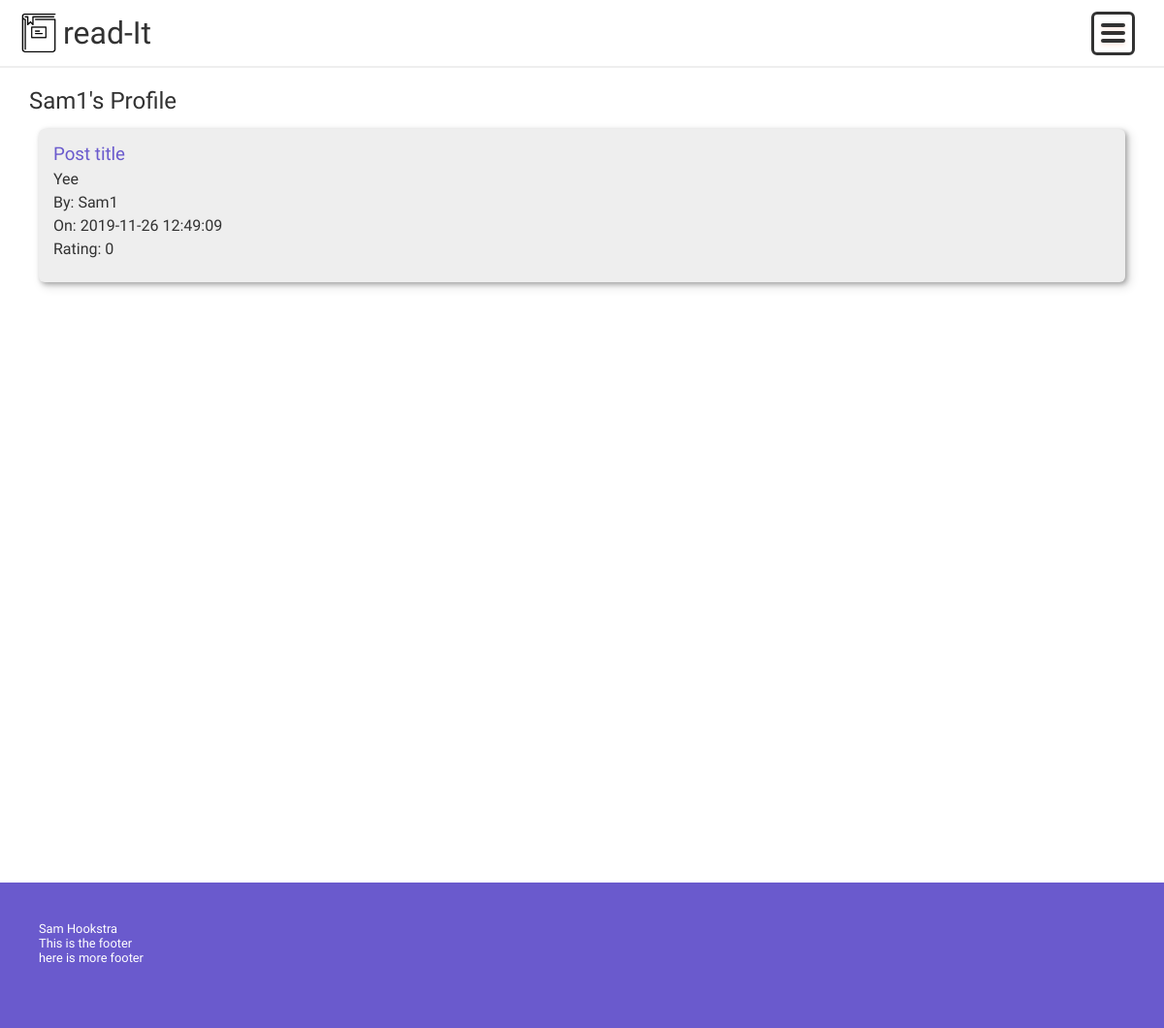
The app's page /index.php?action=viewUser&userID=36, older data.
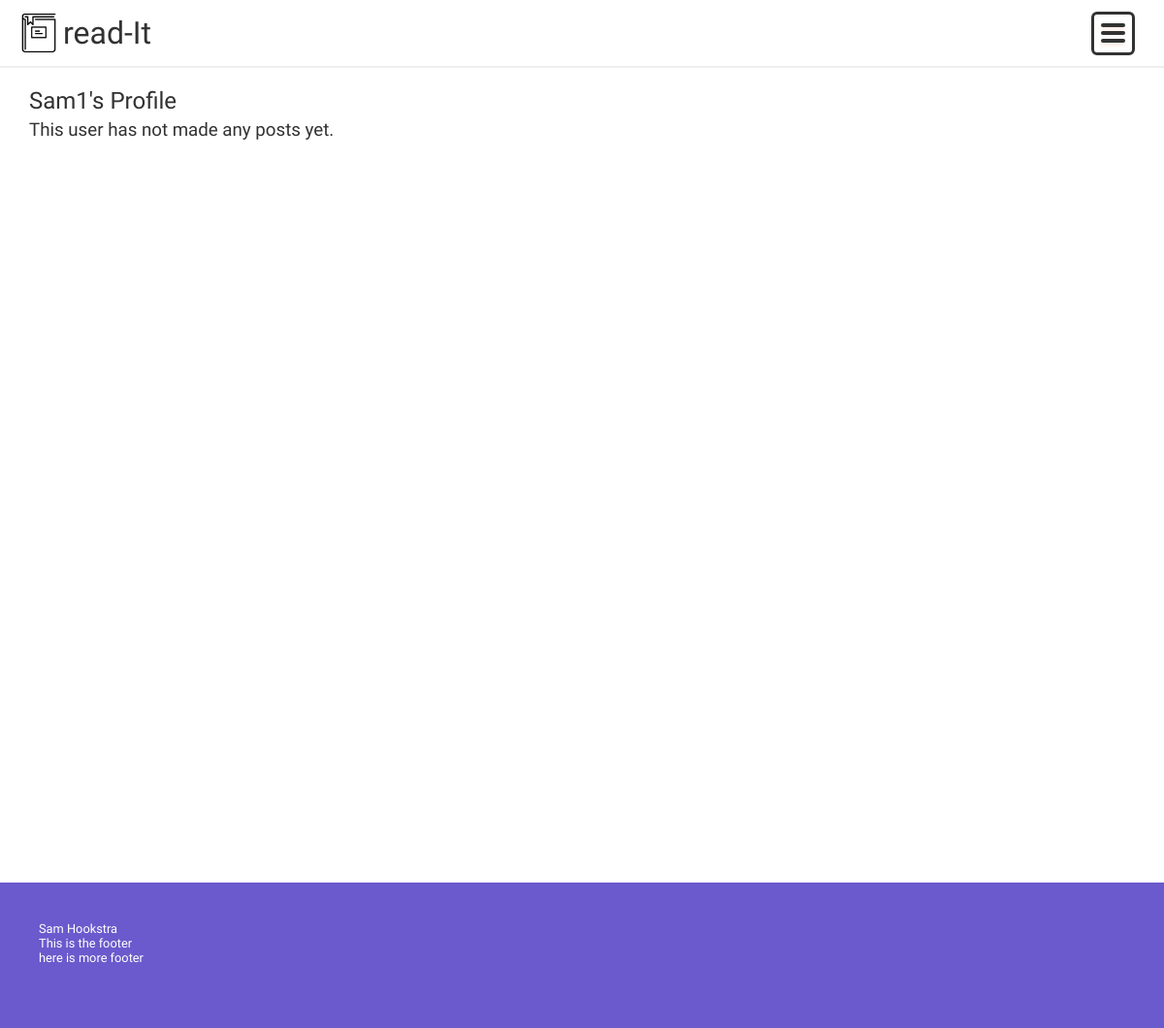
The same page, newer data.
### tables this page shows
CREATE TABLE `users` (
  `userID` int(11) NOT NULL,
  `username` varchar(32) NOT NULL,
  `email` varchar(64) NOT NULL,
  `password` varchar(128) NOT NULL
);

CREATE TABLE `posts` (
  `postID` int(11) NOT NULL,
  `subredditID` int(11) NOT NULL,
  `userID` int(11) NOT NULL,
  `postTitle` varchar(64) NOT NULL,
  `postContent` varchar(1500) NOT NULL,
  `postTime` datetime NOT NULL DEFAULT CURRENT_TIMESTAMP,
  `rating` int(11) NOT NULL DEFAULT '0'
);

### models/userDA.php (called while the page is built, shortened)
<?php
require_once('models/database.php');
require_once('models/user.php');
class userDA
{
    public static function get_all()
    {
        $db = Database::getDB();
        $queryUsers = 'SELECT * FROM users';
        $statement = $db->prepare($queryUsers);
        $statement->execute();
        $rows = $statement->fetchAll();
        foreach ($rows as $value) {
            $user = new user($value['userID'], $value['username'], $value['email'], $value['password']);
            $users[] = $user;
        }
        return $users;
    }
    public static function getUserByID($userID)
    {
        $db = Database::getDB();
        $queryUser = 'SELECT * FROM users where userID = :userID';
        $statement = $db->prepare($queryUser);
        $statement->bindValue(':userID', $userID);
        $statement->execute();
        $rows = $statement->fetchAll();
        foreach ($rows as $value) {
            $user = new user($value['userID'], $value['username'], $value['email'], $value['password']);
        }
        return $user;
    }
}

### models/user.php (called while the page is built, shortened)
<?php
class user
{
    private $userID, $username, $email, $password;
    public function __construct($userID, $username, $email, $password)
    {
        $this->username = $username;
    }
    public function getUsername()
    {
        return $this->username;
    }
}

### models/posts/postDA.php (called while the page is built, shortened)
<?php
require_once 'models/posts/post.php';
class postDA
{
    public static function get_post_by_userID($userID)
    {
        $db = Database::getDB();
        $queryPosts = 'SELECT * FROM posts WHERE userID = :userID';
        $statement = $db->prepare($queryPosts);
        $statement->bindValue(':userID', $userID);
        $statement->execute();
        $rows = $statement->fetchAll();
        $posts = [];
        foreach ($rows as $value) {
            $post = new post($value['postID'], $value['subredditID'], $value['userID'], $value['postTitle'], $value['postContent'], $value['postTime'], $value['rating']);
            array_push($posts, $post);
        }
        return $posts;
    }
}

### models/posts/post.php (called while the page is built, shortened)
<?php
class post
{
    private $postID, $subredditID, $userID, $postTitle, $postContent, $postTime, $rating;
    public function __construct($postID, $subredditID, $userID, $postTitle, $postContent, $postTime, $rating)
    {
        $this->postID = $postID;
        $this->postTitle = $postTitle;
        $this->postContent = $postContent;
        $this->postTime = $postTime;
        $this->rating = $rating;
    }
    public function getPostID()
    {
        return $this->postID;
    }
    public function getPostTitle()
    {
        return $this->postTitle;
    }
    public function getPostContent()
    {
        return $this->postContent;
    }
    public function getPostTime()
    {
        return $this->postTime;
    }
    public function getRating()
    {
        return $this->rating;
    }
}

### index.php (shortened to what this page needs)
<?php
require_once 'models/userDA.php';
require_once 'models/posts/postDA.php';
require_once 'models/user.php';
$action = filter_input(INPUT_POST, 'action');
if ($action === null) {
    $action = filter_input(INPUT_GET, 'action');
}
$_SESSION['users'] = userDA::get_all();
switch ($action) {
    case 'viewUser':
        $userToView = userDA::getUserByID($_GET['userID']);
        $posts = postDA::get_post_by_userID($userToView->getUserID());
        include('views/viewUser.php');
        die();
        break;
}

### views/viewUser.php (shortened to what this page needs)
<!DOCTYPE html>
<html lang="en">
<?php include_once("views/components/header.php"); ?>
<body>
    <?php include_once("views/components/nav.php"); ?>
    <div class="container">
        <div class="container-main">
            <?php echo '<h2>' . htmlspecialchars($userToView->getUsername()) . '\'s Profile</h1>'; ?>
            <?php if (empty($posts)) { ?>
                <h3>This user has not made any posts yet.</h3>
            <?php } else { ?>
                <div class="posts">
                    <?php foreach ($posts as $post) : ?>
                        <div class="post">
                            <div class="post-content">
                                <h3>
                                    <a href="subredditController.php?action=viewPost&amp;postID=<?php echo $post->getPostID(); ?>">
                                        <?php echo htmlspecialchars($post->getPostTitle()) ?>
                                    </a>
                                </h3>
                                <p><?php echo htmlspecialchars($post->getPostContent()) ?></p>
                                <p><?php echo 'By: ' . htmlspecialchars(userDA::getUserByID($post->getUserID())->getUsername()) ?></p>
                                <p><?php echo 'On: ' . htmlspecialchars($post->getPostTime()) ?></p>
                                <p><?php echo 'Rating: ' . htmlspecialchars($post->getRating()); ?></p>
                            </div>
                        </div>
                    <?php endforeach ?>
                </div>
            <?php } ?>
        </div>
    </div>
    <div class="footer">
        <p>Sam Hookstra</p>
        <p>This is the footer</p>
        <p>here is more footer</p>
    </div>
</body>
</html>

### views/components/header.php (shortened to what this page needs)
<head>
    <link rel="stylesheet" href="css/styling.css" />
</head>

### views/components/nav.php (shortened to what this page needs)
<nav>
    <div class="username">
        <img src=" images/book.png" alt="book" height="40" class="logo" />
        <a href="index.php?action=home">
            <h1>
                read-It
            </h1>
        </a>
    </div>
    <div class="hamburger" onclick="openSidebar()">
        <span class=" hamburger-button"></span>
    </div>
</nav>

### css/styling.css (style rules this page uses)
*, *:before, *:after { box-sizing: inherit; }
* { margin: 0; padding: 0; font-weight: normal; font-family: "Arimo", Arial, Helvetica, sans-serif; text-decoration: none; outline: none; }
body { height: 100%; }
html { box-sizing: border-box; }
nav { display: flex; align-items: center; width: 100%; padding: 5px 20px; justify-content: space-between; border-bottom: 2px solid #eee; margin-bottom: 20px; }
nav a { color: white; }
.username { display: flex; align-items: center; justify-content: center; font-weight: bold; }
.username h1 { color: rgb(50, 50, 50); font-size: 2em; }
.container { display: flex; width: 95%; margin: 0 auto; min-height: 100vh; justify-content: space-between; margin-bottom: 20px; }
.container-main p, h1, h2, h3, h4 { margin: 10px 0; }
.container-main { flex: 4; margin: 0 10px; border-radius: 8px; color: rgb(50, 50, 50); height: 100%; }
.footer { padding: 40px; height: 150px; width: 100%; background-color: slateblue; color: white; font-size: 0.8em; }
.logo { margin-right: 5px; }
.post-content p, h2, h3 { padding: 0; margin: 0; margin-bottom: 5px; }
.hamburger { border: 3px solid rgb(50, 50, 50); width: 45px; height: 45px; position: relative; display: flex; justify-content: center; align-items: center; cursor: pointer; border-radius: 6px; padding: 0; margin-right: 10px; display: none; }
.hamburger-button { width: 25px; height: 4px; background-color: rgb(50, 50, 50); border-radius: 6px; transition: all 0.5s; }
.hamburger-button::before, .hamburger-button::after { content: ""; position: absolute; height: 4px; width: 25px; background-color: rgb(50, 50, 50); border-radius: 6px; box-shadow: 0 2px 5px rgba(255, 101, 47, 0.2); }
.hamburger-button::before { transform: translateY(-8px); }
.hamburger-button::after { transform: translateY(8px); }
@media only screen and (max-width: 1200px) { .container { padding: 0; } }
@media only screen and (max-width: 1200px) { .container-main { flex: 1; width: 100%; margin: 0; padding: 0; } }
@media only screen and (max-width: 1200px) { .hamburger { display: inline-flex; } }
@media only screen and (max-width: 1200px) { .container-sidebar p, h1, h2 { color: rgb(50, 50, 50); } }
.posts { margin: 0 10px 10px 10px; }
.post { margin: 15px 0 10px 0; background-color: #eee; padding: 15px; border-radius: 6px; box-shadow: 2px 2px 5px 0 rgba(0, 0, 0, 0.3), 4px 4px 10px 2px rgba(0, 0, 0, 0.1); display: flex; transition: box-shadow 350ms; width: 100%; }
.post a { color: slateblue; }
.post-content { display: flex; flex-direction: column; align-items: flex-start; width: 100%; }
@media only screen and (max-width: 1200px) { .post-content { width: 100%; } }
@media only screen and (max-width: 1200px) { .post { width: 100%; } }

Row changes from the older to the newer data that the page shows:
removed posts: postTitle "Post title", postContent "Yee", Username "Sam1", postTime "2019-11-26 12:49:09", rating "0"
Text that changed along with them:
text now shown: "This user has not made any posts yet."
